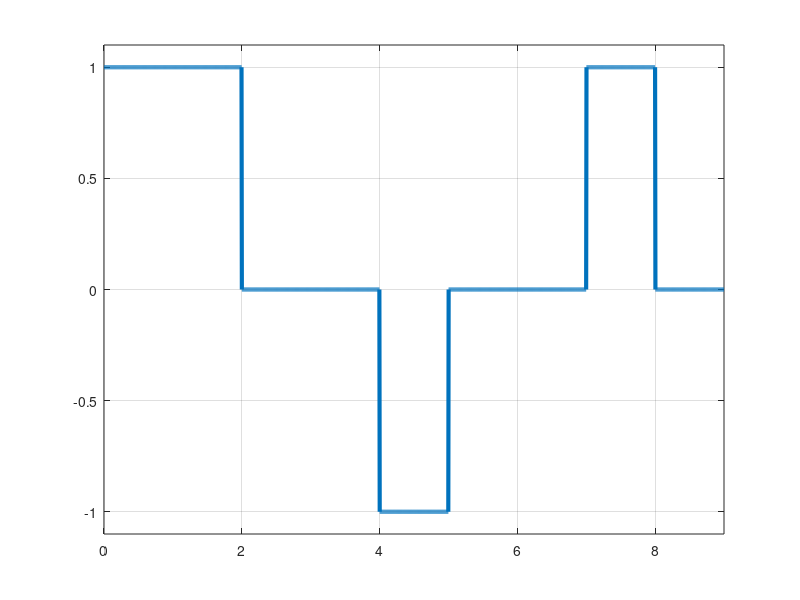

Reproduce this figure in MATLAB.
bits = [1 0 1 0 1 1 0 1 1];
bitrate = 1; % bits per second
voltage = 1;


T = length(bits)/bitrate; % full time of bit sequence
n = 200;
N = n*length(bits);
dt = T/(N-1);
t = 0:dt:T;
x = zeros(1,length(t)); % output signal

%% MLT-3

pre_value = 0;
pre_value1 = -voltage;

for i = 0:length(bits)-1
  if bits(i+1) == 0
    x(i*n+1:(i+1)*n) = pre_value;
  else
    if pre_value == 0
      x(i*n+1:(i+1)*n) = (-1) * pre_value1;
      pre_value = (-1) * pre_value1;
    else
      x(i*n+1:(i+1)*n) = 0;
      pre_value1 = pre_value;
      pre_value = 0;
    end
  end
end

figure;
plot(t,x,'LineWidth',3);
axis([0 t(end) -1.1 1.1])
grid on;

%% Demodulation
num_of_bits = T*bitrate;
out_bits = zeros(1,num_of_bits);

m = length(x)/num_of_bits;

j = 1;

pre_value = 0;
%for k=1:m:length(x)
  %if x(k)==prev;
    %out_bits(j) = 0;
  %else
    %out_bits(j) = 1;
    %prev = x(k);
  %end
  %j++;
%end

%disp(out_bits);

for k=1:m:length(x)
  if k==1
    if x(k)==0;
      out_bits(j) = 0;
      pre_value = 0;
    else
      out_bits(j) = 1;
      pre_value = x(k);
    end
  else
    if x(k)==pre_value;
      out_bits(j) = 0;
    else
      out_bits(j) = 1;
      pre_value = x(k);
    end
  end
  j++;
end

disp(out_bits);

